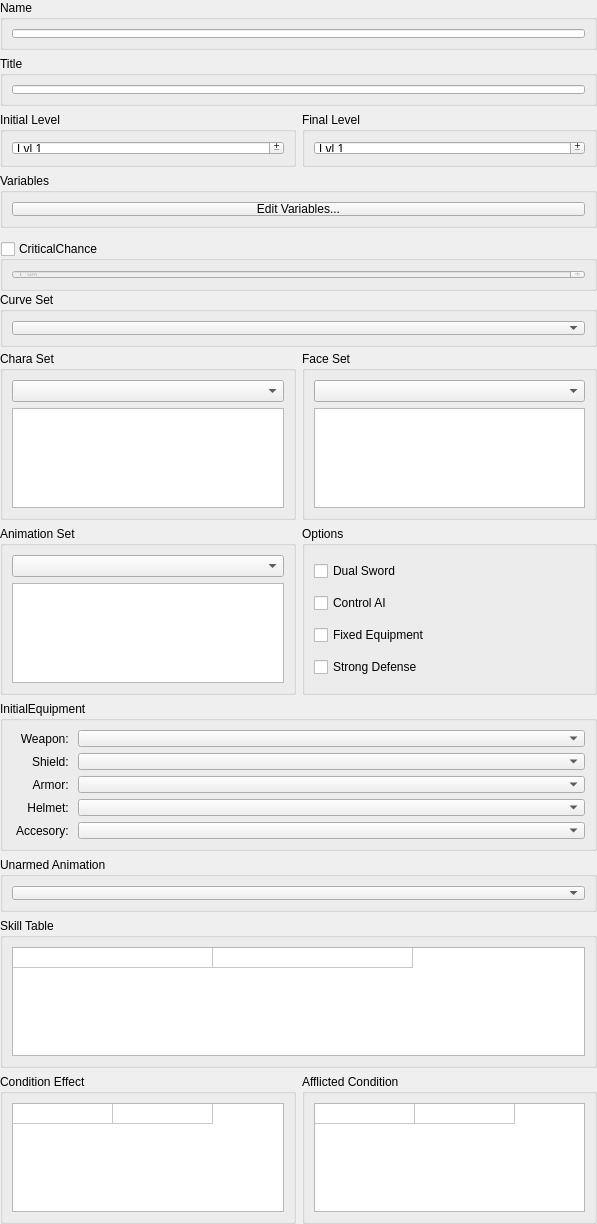
<?xml version="1.0" encoding="UTF-8"?>
<ui version="4.0">
 <class>CharacterPropertiesDB</class>
 <widget class="QWidget" name="CharacterPropertiesDB">
  <property name="geometry">
   <rect>
    <x>0</x>
    <y>0</y>
    <width>597</width>
    <height>1224</height>
   </rect>
  </property>
  <property name="minimumSize">
   <size>
    <width>0</width>
    <height>1224</height>
   </size>
  </property>
  <property name="maximumSize">
   <size>
    <width>16777215</width>
    <height>1224</height>
   </size>
  </property>
  <property name="windowTitle">
   <string>Form</string>
  </property>
  <layout class="QGridLayout" name="gridLayout">
   <property name="leftMargin">
    <number>0</number>
   </property>
   <property name="topMargin">
    <number>0</number>
   </property>
   <property name="rightMargin">
    <number>0</number>
   </property>
   <property name="bottomMargin">
    <number>0</number>
   </property>
   <item row="0" column="0" colspan="2">
    <widget class="QGroupBox" name="groupCharacterName">
     <property name="enabled">
      <bool>true</bool>
     </property>
     <property name="sizePolicy">
      <sizepolicy hsizetype="Preferred" vsizetype="Preferred">
       <horstretch>0</horstretch>
       <verstretch>0</verstretch>
      </sizepolicy>
     </property>
     <property name="minimumSize">
      <size>
       <width>0</width>
       <height>50</height>
      </size>
     </property>
     <property name="title">
      <string>Name</string>
     </property>
     <property name="alignment">
      <set>Qt::AlignLeading|Qt::AlignLeft|Qt::AlignTop</set>
     </property>
     <layout class="QGridLayout" name="gridLayout_6">
      <item row="0" column="0">
       <widget class="QLineEdit" name="lineCharacterName">
        <property name="sizePolicy">
         <sizepolicy hsizetype="Expanding" vsizetype="Expanding">
          <horstretch>0</horstretch>
          <verstretch>0</verstretch>
         </sizepolicy>
        </property>
        <property name="minimumSize">
         <size>
          <width>0</width>
          <height>0</height>
         </size>
        </property>
       </widget>
      </item>
     </layout>
    </widget>
   </item>
   <item row="1" column="0" colspan="2">
    <widget class="QGroupBox" name="groupCharacterTitle">
     <property name="sizePolicy">
      <sizepolicy hsizetype="Preferred" vsizetype="Preferred">
       <horstretch>0</horstretch>
       <verstretch>0</verstretch>
      </sizepolicy>
     </property>
     <property name="minimumSize">
      <size>
       <width>0</width>
       <height>50</height>
      </size>
     </property>
     <property name="title">
      <string>Title</string>
     </property>
     <property name="alignment">
      <set>Qt::AlignLeading|Qt::AlignLeft|Qt::AlignTop</set>
     </property>
     <layout class="QGridLayout" name="gridLayout_7">
      <item row="0" column="0">
       <widget class="QLineEdit" name="lineCharacterTitle"/>
      </item>
     </layout>
    </widget>
   </item>
   <item row="2" column="0">
    <widget class="QGroupBox" name="groupCharacterMinLvl">
     <property name="sizePolicy">
      <sizepolicy hsizetype="Preferred" vsizetype="Preferred">
       <horstretch>0</horstretch>
       <verstretch>0</verstretch>
      </sizepolicy>
     </property>
     <property name="minimumSize">
      <size>
       <width>0</width>
       <height>55</height>
      </size>
     </property>
     <property name="title">
      <string>Initial Level</string>
     </property>
     <property name="alignment">
      <set>Qt::AlignLeading|Qt::AlignLeft|Qt::AlignTop</set>
     </property>
     <layout class="QGridLayout" name="gridLayout_12">
      <item row="0" column="0">
       <widget class="QSpinBox" name="spinMinLvl">
        <property name="buttonSymbols">
         <enum>QAbstractSpinBox::PlusMinus</enum>
        </property>
        <property name="specialValueText">
         <string/>
        </property>
        <property name="accelerated">
         <bool>false</bool>
        </property>
        <property name="prefix">
         <string>Lvl </string>
        </property>
        <property name="minimum">
         <number>1</number>
        </property>
       </widget>
      </item>
     </layout>
    </widget>
   </item>
   <item row="2" column="1">
    <widget class="QGroupBox" name="groupCharacterMaxLvl">
     <property name="sizePolicy">
      <sizepolicy hsizetype="Preferred" vsizetype="Preferred">
       <horstretch>0</horstretch>
       <verstretch>0</verstretch>
      </sizepolicy>
     </property>
     <property name="minimumSize">
      <size>
       <width>0</width>
       <height>55</height>
      </size>
     </property>
     <property name="title">
      <string>Final Level</string>
     </property>
     <property name="alignment">
      <set>Qt::AlignLeading|Qt::AlignLeft|Qt::AlignTop</set>
     </property>
     <layout class="QGridLayout" name="gridLayout_13">
      <item row="0" column="0">
       <widget class="QSpinBox" name="spinMaxLvl">
        <property name="buttonSymbols">
         <enum>QAbstractSpinBox::PlusMinus</enum>
        </property>
        <property name="specialValueText">
         <string/>
        </property>
        <property name="accelerated">
         <bool>false</bool>
        </property>
        <property name="prefix">
         <string>Lvl </string>
        </property>
        <property name="minimum">
         <number>1</number>
        </property>
       </widget>
      </item>
     </layout>
    </widget>
   </item>
   <item row="3" column="0" colspan="2">
    <widget class="QGroupBox" name="groupCharacterVar">
     <property name="sizePolicy">
      <sizepolicy hsizetype="Preferred" vsizetype="Preferred">
       <horstretch>0</horstretch>
       <verstretch>0</verstretch>
      </sizepolicy>
     </property>
     <property name="minimumSize">
      <size>
       <width>0</width>
       <height>55</height>
      </size>
     </property>
     <property name="title">
      <string>Variables</string>
     </property>
     <property name="alignment">
      <set>Qt::AlignLeading|Qt::AlignLeft|Qt::AlignTop</set>
     </property>
     <layout class="QGridLayout" name="gridLayout_23">
      <item row="0" column="0">
       <widget class="QPushButton" name="pushCharacterVar">
        <property name="text">
         <string>Edit Variables...</string>
        </property>
       </widget>
      </item>
     </layout>
    </widget>
   </item>
   <item row="4" column="0" colspan="2">
    <widget class="QGroupBox" name="groupCharacterCritical">
     <property name="sizePolicy">
      <sizepolicy hsizetype="Preferred" vsizetype="Preferred">
       <horstretch>0</horstretch>
       <verstretch>0</verstretch>
      </sizepolicy>
     </property>
     <property name="minimumSize">
      <size>
       <width>0</width>
       <height>50</height>
      </size>
     </property>
     <property name="maximumSize">
      <size>
       <width>16777215</width>
       <height>35</height>
      </size>
     </property>
     <property name="title">
      <string>CriticalChance</string>
     </property>
     <property name="alignment">
      <set>Qt::AlignLeading|Qt::AlignLeft|Qt::AlignTop</set>
     </property>
     <property name="checkable">
      <bool>true</bool>
     </property>
     <property name="checked">
      <bool>false</bool>
     </property>
     <layout class="QGridLayout" name="gridLayout_14">
      <item row="0" column="0">
       <widget class="QSpinBox" name="spinCritical">
        <property name="buttonSymbols">
         <enum>QAbstractSpinBox::PlusMinus</enum>
        </property>
        <property name="specialValueText">
         <string/>
        </property>
        <property name="accelerated">
         <bool>false</bool>
        </property>
        <property name="suffix">
         <string> %</string>
        </property>
        <property name="prefix">
         <string/>
        </property>
        <property name="minimum">
         <number>1</number>
        </property>
        <property name="maximum">
         <number>100</number>
        </property>
       </widget>
      </item>
     </layout>
    </widget>
   </item>
   <item row="5" column="0" colspan="2">
    <widget class="QGroupBox" name="groupCharacterCurve">
     <property name="sizePolicy">
      <sizepolicy hsizetype="Preferred" vsizetype="Preferred">
       <horstretch>0</horstretch>
       <verstretch>0</verstretch>
      </sizepolicy>
     </property>
     <property name="minimumSize">
      <size>
       <width>0</width>
       <height>55</height>
      </size>
     </property>
     <property name="maximumSize">
      <size>
       <width>9999</width>
       <height>50</height>
      </size>
     </property>
     <property name="title">
      <string>Curve Set</string>
     </property>
     <property name="alignment">
      <set>Qt::AlignLeading|Qt::AlignLeft|Qt::AlignTop</set>
     </property>
     <layout class="QGridLayout" name="gridLayout_11">
      <item row="0" column="0">
       <widget class="QComboBox" name="comboCharacterCurve"/>
      </item>
     </layout>
    </widget>
   </item>
   <item row="6" column="0">
    <widget class="QGroupBox" name="groupCharacterChara">
     <property name="sizePolicy">
      <sizepolicy hsizetype="Preferred" vsizetype="Fixed">
       <horstretch>0</horstretch>
       <verstretch>0</verstretch>
      </sizepolicy>
     </property>
     <property name="minimumSize">
      <size>
       <width>0</width>
       <height>160</height>
      </size>
     </property>
     <property name="title">
      <string>Chara Set</string>
     </property>
     <property name="alignment">
      <set>Qt::AlignLeading|Qt::AlignLeft|Qt::AlignTop</set>
     </property>
     <layout class="QGridLayout" name="gridLayout_15">
      <item row="0" column="0">
       <widget class="QComboBox" name="comboChara"/>
      </item>
      <item row="1" column="0">
       <widget class="QGraphicsView" name="graphicsChara"/>
      </item>
     </layout>
    </widget>
   </item>
   <item row="6" column="1">
    <widget class="QGroupBox" name="groupCharacterFaceSet">
     <property name="sizePolicy">
      <sizepolicy hsizetype="Preferred" vsizetype="Fixed">
       <horstretch>0</horstretch>
       <verstretch>0</verstretch>
      </sizepolicy>
     </property>
     <property name="minimumSize">
      <size>
       <width>0</width>
       <height>160</height>
      </size>
     </property>
     <property name="title">
      <string>Face Set</string>
     </property>
     <property name="alignment">
      <set>Qt::AlignLeading|Qt::AlignLeft|Qt::AlignTop</set>
     </property>
     <property name="flat">
      <bool>false</bool>
     </property>
     <layout class="QGridLayout" name="gridLayout_17">
      <item row="0" column="0">
       <widget class="QComboBox" name="comboFaceSet"/>
      </item>
      <item row="1" column="0">
       <widget class="QGraphicsView" name="graphicsFaceSet"/>
      </item>
     </layout>
    </widget>
   </item>
   <item row="7" column="0">
    <widget class="QGroupBox" name="groupCharacterAnimationSet">
     <property name="sizePolicy">
      <sizepolicy hsizetype="Preferred" vsizetype="Fixed">
       <horstretch>0</horstretch>
       <verstretch>0</verstretch>
      </sizepolicy>
     </property>
     <property name="minimumSize">
      <size>
       <width>0</width>
       <height>160</height>
      </size>
     </property>
     <property name="title">
      <string>Animation Set</string>
     </property>
     <property name="alignment">
      <set>Qt::AlignLeading|Qt::AlignLeft|Qt::AlignTop</set>
     </property>
     <property name="flat">
      <bool>false</bool>
     </property>
     <layout class="QGridLayout" name="gridLayout_16">
      <item row="0" column="0">
       <widget class="QComboBox" name="comboAnimationSet"/>
      </item>
      <item row="1" column="0">
       <widget class="QGraphicsView" name="graphicsAnimationSet"/>
      </item>
     </layout>
    </widget>
   </item>
   <item row="7" column="1">
    <widget class="QGroupBox" name="groupCharacterOptions">
     <property name="minimumSize">
      <size>
       <width>0</width>
       <height>160</height>
      </size>
     </property>
     <property name="title">
      <string>Options</string>
     </property>
     <layout class="QGridLayout" name="gridLayout_5">
      <item row="0" column="0">
       <widget class="QCheckBox" name="checkDualSword">
        <property name="text">
         <string>Dual Sword</string>
        </property>
       </widget>
      </item>
      <item row="1" column="0">
       <widget class="QCheckBox" name="checkAI">
        <property name="text">
         <string>Control AI</string>
        </property>
       </widget>
      </item>
      <item row="2" column="0">
       <widget class="QCheckBox" name="checkFixedEquipment">
        <property name="text">
         <string>Fixed Equipment</string>
        </property>
       </widget>
      </item>
      <item row="3" column="0">
       <widget class="QCheckBox" name="checkStrongDefense">
        <property name="text">
         <string>Strong Defense</string>
        </property>
       </widget>
      </item>
     </layout>
    </widget>
   </item>
   <item row="8" column="0" colspan="2">
    <widget class="QGroupBox" name="groupCharacterEquipment">
     <property name="minimumSize">
      <size>
       <width>0</width>
       <height>150</height>
      </size>
     </property>
     <property name="title">
      <string>InitialEquipment</string>
     </property>
     <layout class="QGridLayout" name="gridLayout_8">
      <item row="0" column="0">
       <widget class="QLabel" name="label_2">
        <property name="minimumSize">
         <size>
          <width>0</width>
          <height>0</height>
         </size>
        </property>
        <property name="maximumSize">
         <size>
          <width>60</width>
          <height>16777215</height>
         </size>
        </property>
        <property name="text">
         <string>Weapon: </string>
        </property>
        <property name="alignment">
         <set>Qt::AlignRight|Qt::AlignTrailing|Qt::AlignVCenter</set>
        </property>
       </widget>
      </item>
      <item row="0" column="1">
       <widget class="QComboBox" name="comboWeapon"/>
      </item>
      <item row="1" column="0">
       <widget class="QLabel" name="label_3">
        <property name="text">
         <string>Shield: </string>
        </property>
        <property name="alignment">
         <set>Qt::AlignRight|Qt::AlignTrailing|Qt::AlignVCenter</set>
        </property>
       </widget>
      </item>
      <item row="1" column="1">
       <widget class="QComboBox" name="comboShield"/>
      </item>
      <item row="2" column="0">
       <widget class="QLabel" name="label_4">
        <property name="text">
         <string>Armor: </string>
        </property>
        <property name="alignment">
         <set>Qt::AlignRight|Qt::AlignTrailing|Qt::AlignVCenter</set>
        </property>
       </widget>
      </item>
      <item row="2" column="1">
       <widget class="QComboBox" name="comboArmor"/>
      </item>
      <item row="3" column="0">
       <widget class="QLabel" name="label_5">
        <property name="text">
         <string>Helmet: </string>
        </property>
        <property name="alignment">
         <set>Qt::AlignRight|Qt::AlignTrailing|Qt::AlignVCenter</set>
        </property>
       </widget>
      </item>
      <item row="3" column="1">
       <widget class="QComboBox" name="comboHelmet"/>
      </item>
      <item row="4" column="0">
       <widget class="QLabel" name="label_6">
        <property name="text">
         <string>Accesory: </string>
        </property>
        <property name="alignment">
         <set>Qt::AlignRight|Qt::AlignTrailing|Qt::AlignVCenter</set>
        </property>
       </widget>
      </item>
      <item row="4" column="1">
       <widget class="QComboBox" name="comboAccesory"/>
      </item>
     </layout>
    </widget>
   </item>
   <item row="9" column="0" colspan="2">
    <widget class="QGroupBox" name="groupCharacterUnarmedAnimation">
     <property name="minimumSize">
      <size>
       <width>0</width>
       <height>55</height>
      </size>
     </property>
     <property name="title">
      <string>Unarmed Animation</string>
     </property>
     <layout class="QGridLayout" name="gridLayout_20">
      <item row="0" column="0">
       <widget class="QComboBox" name="comboUnarmedAnimation"/>
      </item>
     </layout>
    </widget>
   </item>
   <item row="10" column="0" colspan="2">
    <widget class="QGroupBox" name="groupCharacterSkill">
     <property name="minimumSize">
      <size>
       <width>0</width>
       <height>150</height>
      </size>
     </property>
     <property name="title">
      <string>Skill Table</string>
     </property>
     <layout class="QGridLayout" name="gridLayout_10">
      <item row="0" column="0">
       <widget class="QTableWidget" name="tableCharacterSkill">
        <property name="editTriggers">
         <set>QAbstractItemView::DoubleClicked</set>
        </property>
        <property name="tabKeyNavigation">
         <bool>false</bool>
        </property>
        <property name="dragDropOverwriteMode">
         <bool>false</bool>
        </property>
        <property name="alternatingRowColors">
         <bool>true</bool>
        </property>
        <property name="selectionMode">
         <enum>QAbstractItemView::SingleSelection</enum>
        </property>
        <property name="selectionBehavior">
         <enum>QAbstractItemView::SelectRows</enum>
        </property>
        <property name="sortingEnabled">
         <bool>true</bool>
        </property>
        <property name="wordWrap">
         <bool>false</bool>
        </property>
        <property name="rowCount">
         <number>1</number>
        </property>
        <property name="columnCount">
         <number>2</number>
        </property>
        <attribute name="horizontalHeaderVisible">
         <bool>false</bool>
        </attribute>
        <attribute name="horizontalHeaderCascadingSectionResizes">
         <bool>false</bool>
        </attribute>
        <attribute name="horizontalHeaderDefaultSectionSize">
         <number>200</number>
        </attribute>
        <attribute name="horizontalHeaderHighlightSections">
         <bool>true</bool>
        </attribute>
        <attribute name="horizontalHeaderShowSortIndicator" stdset="0">
         <bool>true</bool>
        </attribute>
        <attribute name="verticalHeaderVisible">
         <bool>false</bool>
        </attribute>
        <attribute name="verticalHeaderDefaultSectionSize">
         <number>20</number>
        </attribute>
        <attribute name="verticalHeaderMinimumSectionSize">
         <number>17</number>
        </attribute>
        <row/>
        <column>
         <property name="text">
          <string>Level</string>
         </property>
        </column>
        <column>
         <property name="text">
          <string>Skill</string>
         </property>
        </column>
       </widget>
      </item>
     </layout>
    </widget>
   </item>
   <item row="11" column="0">
    <widget class="QGroupBox" name="groupCharacterConditionEffect">
     <property name="minimumSize">
      <size>
       <width>0</width>
       <height>150</height>
      </size>
     </property>
     <property name="title">
      <string>Condition Effect</string>
     </property>
     <layout class="QGridLayout" name="gridLayout_18">
      <item row="0" column="0">
       <widget class="QTableWidget" name="tableCharacterConditionEffect">
        <property name="editTriggers">
         <set>QAbstractItemView::DoubleClicked</set>
        </property>
        <property name="tabKeyNavigation">
         <bool>false</bool>
        </property>
        <property name="dragDropOverwriteMode">
         <bool>false</bool>
        </property>
        <property name="alternatingRowColors">
         <bool>true</bool>
        </property>
        <property name="selectionMode">
         <enum>QAbstractItemView::SingleSelection</enum>
        </property>
        <property name="selectionBehavior">
         <enum>QAbstractItemView::SelectRows</enum>
        </property>
        <property name="sortingEnabled">
         <bool>true</bool>
        </property>
        <property name="wordWrap">
         <bool>false</bool>
        </property>
        <property name="rowCount">
         <number>1</number>
        </property>
        <property name="columnCount">
         <number>2</number>
        </property>
        <attribute name="horizontalHeaderVisible">
         <bool>false</bool>
        </attribute>
        <attribute name="horizontalHeaderCascadingSectionResizes">
         <bool>false</bool>
        </attribute>
        <attribute name="horizontalHeaderDefaultSectionSize">
         <number>100</number>
        </attribute>
        <attribute name="horizontalHeaderHighlightSections">
         <bool>true</bool>
        </attribute>
        <attribute name="horizontalHeaderShowSortIndicator" stdset="0">
         <bool>true</bool>
        </attribute>
        <attribute name="verticalHeaderVisible">
         <bool>false</bool>
        </attribute>
        <attribute name="verticalHeaderDefaultSectionSize">
         <number>20</number>
        </attribute>
        <attribute name="verticalHeaderMinimumSectionSize">
         <number>17</number>
        </attribute>
        <row/>
        <column>
         <property name="text">
          <string>Rank</string>
         </property>
        </column>
        <column>
         <property name="text">
          <string>Condition</string>
         </property>
        </column>
       </widget>
      </item>
     </layout>
    </widget>
   </item>
   <item row="11" column="1">
    <widget class="QGroupBox" name="groupCharacterAfflictedCondition">
     <property name="minimumSize">
      <size>
       <width>0</width>
       <height>150</height>
      </size>
     </property>
     <property name="title">
      <string>Afflicted Condition</string>
     </property>
     <layout class="QGridLayout" name="gridLayout_19">
      <item row="0" column="0">
       <widget class="QTableWidget" name="tableAfflictedCondition">
        <property name="editTriggers">
         <set>QAbstractItemView::DoubleClicked</set>
        </property>
        <property name="tabKeyNavigation">
         <bool>false</bool>
        </property>
        <property name="dragDropOverwriteMode">
         <bool>false</bool>
        </property>
        <property name="alternatingRowColors">
         <bool>true</bool>
        </property>
        <property name="selectionMode">
         <enum>QAbstractItemView::SingleSelection</enum>
        </property>
        <property name="selectionBehavior">
         <enum>QAbstractItemView::SelectRows</enum>
        </property>
        <property name="sortingEnabled">
         <bool>true</bool>
        </property>
        <property name="wordWrap">
         <bool>false</bool>
        </property>
        <property name="rowCount">
         <number>1</number>
        </property>
        <property name="columnCount">
         <number>2</number>
        </property>
        <attribute name="horizontalHeaderVisible">
         <bool>false</bool>
        </attribute>
        <attribute name="horizontalHeaderCascadingSectionResizes">
         <bool>false</bool>
        </attribute>
        <attribute name="horizontalHeaderDefaultSectionSize">
         <number>100</number>
        </attribute>
        <attribute name="horizontalHeaderHighlightSections">
         <bool>true</bool>
        </attribute>
        <attribute name="horizontalHeaderShowSortIndicator" stdset="0">
         <bool>true</bool>
        </attribute>
        <attribute name="verticalHeaderVisible">
         <bool>false</bool>
        </attribute>
        <attribute name="verticalHeaderDefaultSectionSize">
         <number>20</number>
        </attribute>
        <attribute name="verticalHeaderMinimumSectionSize">
         <number>17</number>
        </attribute>
        <row/>
        <column>
         <property name="text">
          <string>Rank</string>
         </property>
        </column>
        <column>
         <property name="text">
          <string>Condition</string>
         </property>
        </column>
       </widget>
      </item>
     </layout>
    </widget>
   </item>
  </layout>
 </widget>
 <resources/>
 <connections/>
</ui>
